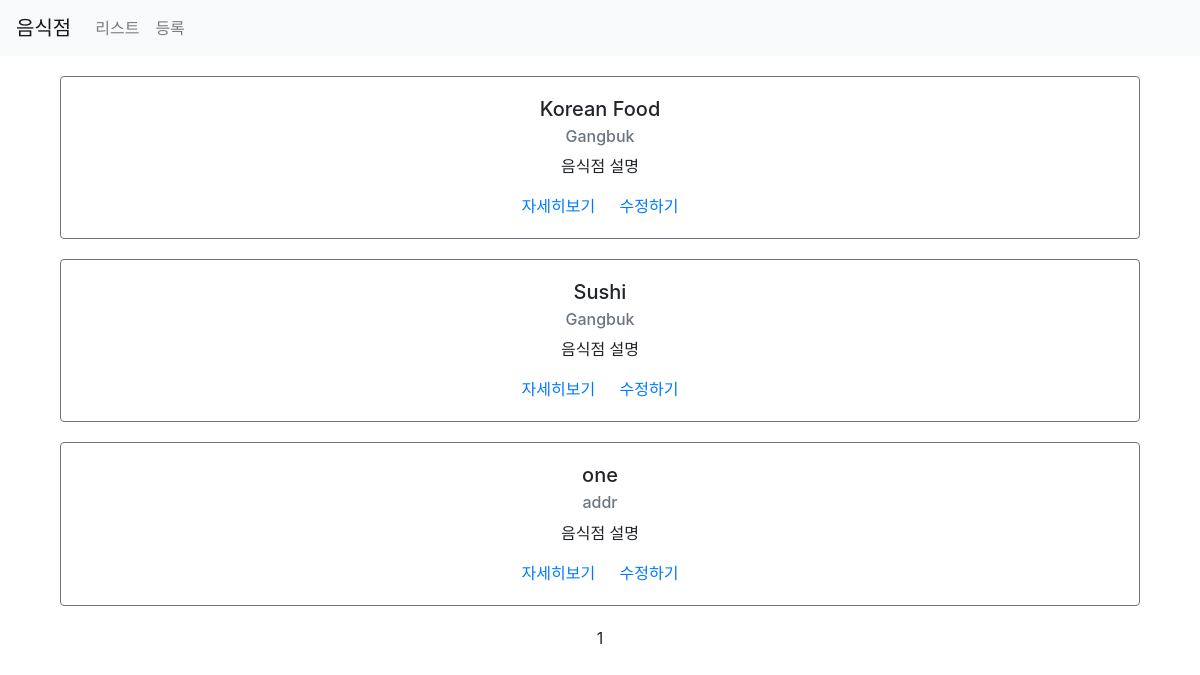
Before: /third/list/?page=2 with the older database file.
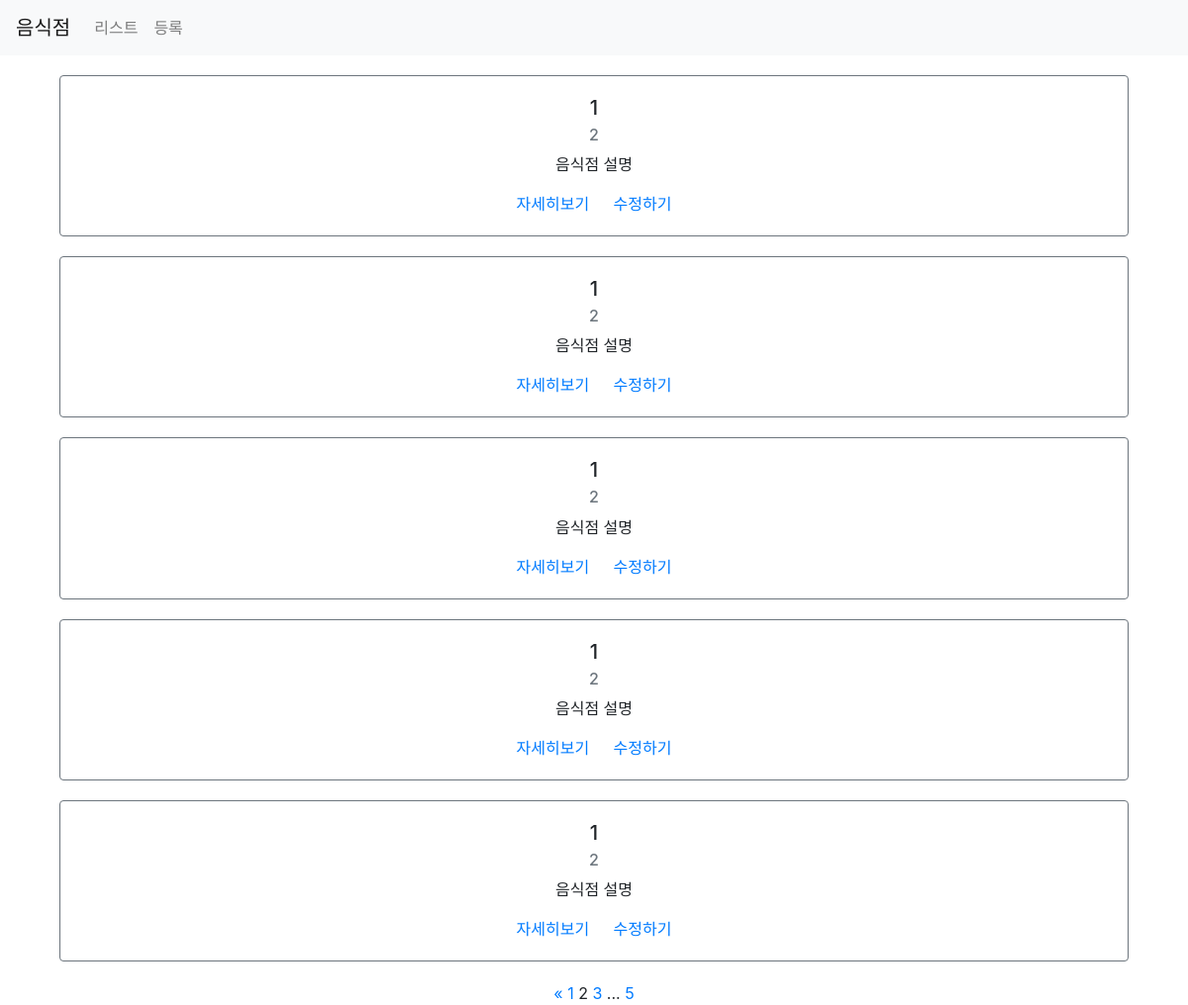
After: the same page with the newer database file.
### third/models.py (models this page shows)
class Restaurant(models.Model):
    name = models.CharField(max_length=30)
    address = models.CharField(max_length=200)
    created_at = models.DateTimeField(auto_now_add=True)
    updated_at = models.DateTimeField(auto_now=True)

### third/views.py (the view)
# urls.py: path('list/', views.list, name="list"),
def list(request):
    restaurants = Restaurant.objects.all()
    paginator = Paginator(restaurants, 5)
    page = request.GET.get('page')
    items = paginator.get_page(page)
    context = {
        'restaurants': items
    }
    return render(request, 'third/list.html', context)

### third/templates/third/list.html
{% extends 'third/base.html' %}
{% load static %}
{% block content %}
<div class="container">
    {% for item in restaurants %}
    <div class="row restaurant-item" style="margin:20px auto;">
        <div class="col-sm-12">
            <div class="card border-secondary">
                <div class="card-body">
                    <h5 class="card-title">{{ item.name }}</h5>
                    <h6 class="card-subtitle mb-2 text-muted">{{ item.address }}</h6>
                    <p class="card-text">음식점 설명</p>
                    <a href="{% url 'restaurant-detail' id=item.id %}" class="card-link">자세히보기</a>
                    <a href="{% url 'restaurant-update' %}?id={{ item.id }}" class="card-link">수정하기</a>
                </div>
            </div>
        </div>
    </div>
    {% endfor %}
    <div class="row">
        <div class="col-sm-12 text-center">
            <div class="pagination">
                <span class="step-links text-center" style="width:100%;">
                    {% if restaurants.has_previous %}
                        <a href="?page=1">&laquo;</a>
                        <a href="?page={{ restaurants.previous_page_number }}">{{ restaurants.previous_page_number }}</a>
                    {% endif %}
                    <span class="current">
                        {{ restaurants.number }}
                    </span>
                    {% if restaurants.has_next %}
                        <a href="?page={{ restaurants.next_page_number }}">{{ restaurants.next_page_number }}</a>
                        ...
                        <a href="?page={{ restaurants.paginator.num_pages }}">{{ restaurants.paginator.num_pages }}</a>
                    {% endif %}
                </span>
            </div>
        </div>
    </div>
</div>
{% endblock %}

### third/templates/third/base.html (shortened to what this page needs)
{% load static %}
<html>
<head>
    <link rel="stylesheet" href="https://stackpath.bootstrapcdn.com/bootstrap/4.3.1/css/bootstrap.min.css">
    <link rel="stylesheet" href="{% static 'third/styles.css' %}">
</head>
<body>
    <nav class="navbar navbar-expand-lg navbar-light bg-light">
      <a class="navbar-brand" href="/third/list">음식점</a>
      <div class="collapse navbar-collapse" id="navbarNav">
        <ul class="navbar-nav">
          <li class="nav-item">
            <a class="nav-link" href="/third/list">리스트</a>
          </li>
          <li class="nav-item">
            <a class="nav-link" href="/third/create">등록</a>
          </li>
        </ul>
      </div>
    </nav>
    {% block content %}
    {% endblock %}
</body>
</html>

### first/static/first/styles.css (style rules this page uses)
body { text-align: center; }

Changed rows visible on the page:
no longer on this page (row unchanged): Restaurant: name "Korean Food", address "Gangbuk"
no longer on this page (row unchanged): Restaurant: name "Sushi", address "Gangbuk"
no longer on this page (row unchanged): Restaurant: name "one", address "addr"
added Restaurant: name "1", address "2"
added Restaurant: name "1", address "2"
added Restaurant: name "1", address "2"
added Restaurant: name "1", address "2"
added Restaurant: name "1", address "2"
Other visible differences:
{{ restaurants.previous_page_number }}: (not shown) → "1"
{{ restaurants.number }}: "1" → "2"
{{ restaurants.next_page_number }}: (not shown) → "3"
{{ restaurants.paginator.num_pages }}: (not shown) → "5"
